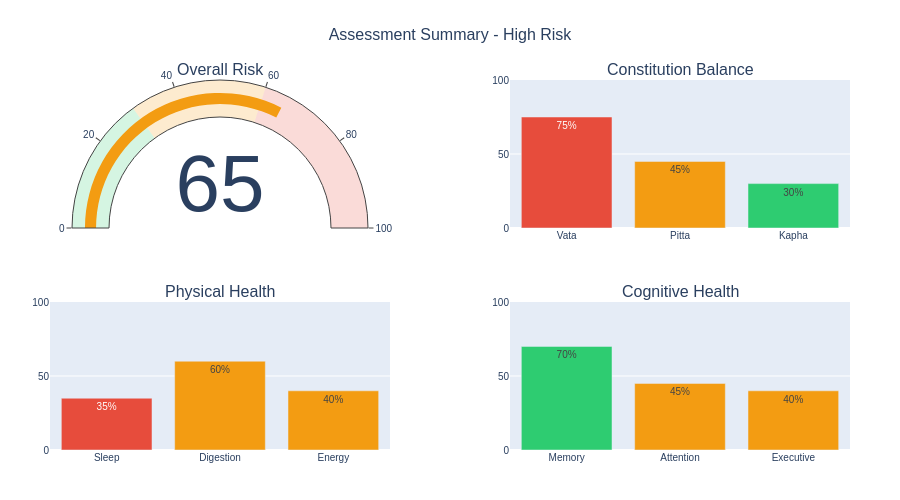

The notebook cell this image was saved under:
### Markdown cell above
## 🌐 5. Web Integration Functions

**Ready-to-use functions for your form workflow**

### Code cell
def generate_form_result_visualizations(assessment_data, chart_type='all'):
    """
    Generate lightweight visualizations for form results
    
    Parameters:
    assessment_data (dict): User assessment data from form
    chart_type (str): 'gauge', 'constitution', 'radar', 'cognitive', or 'all'
    
    Returns:
    dict: Dictionary containing HTML strings for each chart type
    """
    
    charts = {}
    
    if chart_type in ['gauge', 'all']:
        gauge_fig = create_risk_gauge(assessment_data)
        charts['risk_gauge'] = gauge_fig.to_html(include_plotlyjs='cdn', div_id='risk-gauge')
    
    if chart_type in ['constitution', 'all']:
        constitution_fig = create_constitution_chart(assessment_data)
        charts['constitution'] = constitution_fig.to_html(include_plotlyjs='cdn', div_id='constitution-chart')
    
    if chart_type in ['radar', 'all']:
        radar_fig = create_health_radar(assessment_data)
        charts['health_radar'] = radar_fig.to_html(include_plotlyjs='cdn', div_id='health-radar')
    
    if chart_type in ['cognitive', 'all']:
        cognitive_fig = create_cognitive_summary(assessment_data)
        charts['cognitive'] = cognitive_fig.to_html(include_plotlyjs='cdn', div_id='cognitive-summary')
    
    return charts

def create_compact_result_summary(assessment_data):
    """Create a single, compact chart perfect for form results"""
    
    # Create 2x2 subplot layout
    fig = make_subplots(
        rows=2, cols=2,
        subplot_titles=('Overall Risk', 'Constitution Balance', 'Physical Health', 'Cognitive Health'),
        specs=[
            [{"type": "indicator"}, {"type": "bar"}],
            [{"type": "bar"}, {"type": "bar"}]
        ],
        horizontal_spacing=0.15,
        vertical_spacing=0.2
    )
    
    # 1. Risk Gauge (Row 1, Col 1)
    risk_score = assessment_data['overall_risk_score']
    gauge_color = get_risk_color(risk_score, 'physical')
    
    fig.add_trace(go.Indicator(
        mode="gauge+number",
        value=risk_score,
        gauge={
            'axis': {'range': [0, 100], 'tickwidth': 1},
            'bar': {'color': gauge_color, 'thickness': 0.3},
            'steps': [
                {'range': [0, 30], 'color': 'rgba(46, 204, 113, 0.2)'},
                {'range': [30, 60], 'color': 'rgba(243, 156, 18, 0.2)'},
                {'range': [60, 100], 'color': 'rgba(231, 76, 60, 0.2)'}
            ],
        }
    ), row=1, col=1)
    
    # 2. Constitution (Row 1, Col 2)
    constitution_names = ['Vata', 'Pitta', 'Kapha']
    constitution_scores = [assessment_data['vata_score'], assessment_data['pitta_score'], assessment_data['kapha_score']]
    constitution_colors = [get_risk_color(score, 'constitution') for score in constitution_scores]
    
    fig.add_trace(go.Bar(
        x=constitution_names,
        y=constitution_scores,
        marker_color=constitution_colors,
        text=[f'{s}%' for s in constitution_scores],
        textposition='auto',
        showlegend=False
    ), row=1, col=2)
    
    # 3. Physical Health (Row 2, Col 1)
    physical_params = ['Sleep', 'Digestion', 'Energy']
    physical_scores = [assessment_data['sleep_quality'], assessment_data['digestion_score'], assessment_data['energy_levels']]
    physical_colors = [get_risk_color(score, 'physical') for score in physical_scores]
    
    fig.add_trace(go.Bar(
        x=physical_params,
        y=physical_scores,
        marker_color=physical_colors,
        text=[f'{s}%' for s in physical_scores],
        textposition='auto',
        showlegend=False
    ), row=2, col=1)
    
    # 4. Cognitive Health (Row 2, Col 2)
    cognitive_params = ['Memory', 'Attention', 'Executive']
    cognitive_scores = [assessment_data['memory_score'], assessment_data['attention_score'], assessment_data['executive_function']]
    cognitive_colors = [get_risk_color(score, 'cognitive') for score in cognitive_scores]
    
    fig.add_trace(go.Bar(
        x=cognitive_params,
        y=cognitive_scores,
        marker_color=cognitive_colors,
        text=[f'{s}%' for s in cognitive_scores],
        textposition='auto',
        showlegend=False
    ), row=2, col=2)
    
    # Update layout
    fig.update_layout(
        title=dict(
            text=f"Assessment Summary - {assessment_data['risk_category']}",
            x=0.5,
            font=dict(size=16)
        ),
        height=500,
        font=dict(family="Arial", size=10),
        showlegend=False,
        margin=dict(l=50, r=50, t=80, b=50),
        paper_bgcolor='white'
    )
    
    # Update y-axes for bar charts
    fig.update_yaxes(range=[0, 100], row=1, col=2)
    fig.update_yaxes(range=[0, 100], row=2, col=1)
    fig.update_yaxes(range=[0, 100], row=2, col=2)
    
    return fig

# Test the functions
print("🌐 Web integration functions ready!")
print("\n📊 Available functions:")
print("   1. generate_form_result_visualizations() - Individual charts")
print("   2. create_compact_result_summary() - Single compact view")

# Generate compact summary
compact_summary = create_compact_result_summary(user_assessment)
compact_summary.show()

print("\n✅ Perfect for form results - compact and informative!")

### Figure 1 — Plotly figure (JSON) as saved in the notebook; plotly's stock layout.template omitted (floating-point values rounded to 4 significant figures)
{"data": [{"domain": {"x": [0, 0.425], "y": [0.6, 1]}, "gauge": {"axis": {"range": [0, 100], "tickwidth": 1}, "bar": {"color": "#f39c12", "thickness": 0.3}, "steps": [{"color": "rgba(46, 204, 113, 0.2)", "range": [0, 30]}, {"color": "rgba(243, 156, 18, 0.2)", "range": [30, 60]}, {"color": "rgba(231, 76, 60, 0.2)", "range": [60, 100]}]}, "mode": "gauge+number", "type": "indicator", "value": 65}, {"marker": {"color": ["#e74c3c", "#f39c12", "#2ecc71"]}, "showlegend": false, "text": ["75%", "45%", "30%"], "textposition": "auto", "type": "bar", "x": ["Vata", "Pitta", "Kapha"], "xaxis": "x", "y": [75, 45, 30], "yaxis": "y"}, {"marker": {"color": ["#e74c3c", "#f39c12", "#f39c12"]}, "showlegend": false, "text": ["35%", "60%", "40%"], "textposition": "auto", "type": "bar", "x": ["Sleep", "Digestion", "Energy"], "xaxis": "x2", "y": [35, 60, 40], "yaxis": "y2"}, {"marker": {"color": ["#2ecc71", "#f39c12", "#f39c12"]}, "showlegend": false, "text": ["70%", "45%", "40%"], "textposition": "auto", "type": "bar", "x": ["Memory", "Attention", "Executive"], "xaxis": "x3", "y": [70, 45, 40], "yaxis": "y3"}], "layout": {"annotations": [{"font": {"size": 16}, "showarrow": false, "text": "Overall Risk", "x": 0.2125, "xanchor": "center", "xref": "paper", "y": 1, "yanchor": "bottom", "yref": "paper"}, {"font": {"size": 16}, "showarrow": false, "text": "Constitution Balance", "x": 0.7875, "xanchor": "center", "xref": "paper", "y": 1, "yanchor": "bottom", "yref": "paper"}, {"font": {"size": 16}, "showarrow": false, "text": "Physical Health", "x": 0.2125, "xanchor": "center", "xref": "paper", "y": 0.4, "yanchor": "bottom", "yref": "paper"}, {"font": {"size": 16}, "showarrow": false, "text": "Cognitive Health", "x": 0.7875, "xanchor": "center", "xref": "paper", "y": 0.4, "yanchor": "bottom", "yref": "paper"}], "font": {"family": "Arial", "size": 10}, "height": 500, "margin": {"b": 50, "l": 50, "r": 50, "t": 80}, "paper_bgcolor": "white", "showlegend": false, "title": {"font": {"size": 16}, "text": "Assessment Summary - High Risk", "x": 0.5}, "xaxis": {"anchor": "y", "domain": [0.575, 1]}, "xaxis2": {"anchor": "y2", "domain": [0, 0.425]}, "xaxis3": {"anchor": "y3", "domain": [0.575, 1]}, "yaxis": {"anchor": "x", "domain": [0.6, 1], "range": [0, 100]}, "yaxis2": {"anchor": "x2", "domain": [0, 0.4], "range": [0, 100]}, "yaxis3": {"anchor": "x3", "domain": [0, 0.4], "range": [0, 100]}}}
